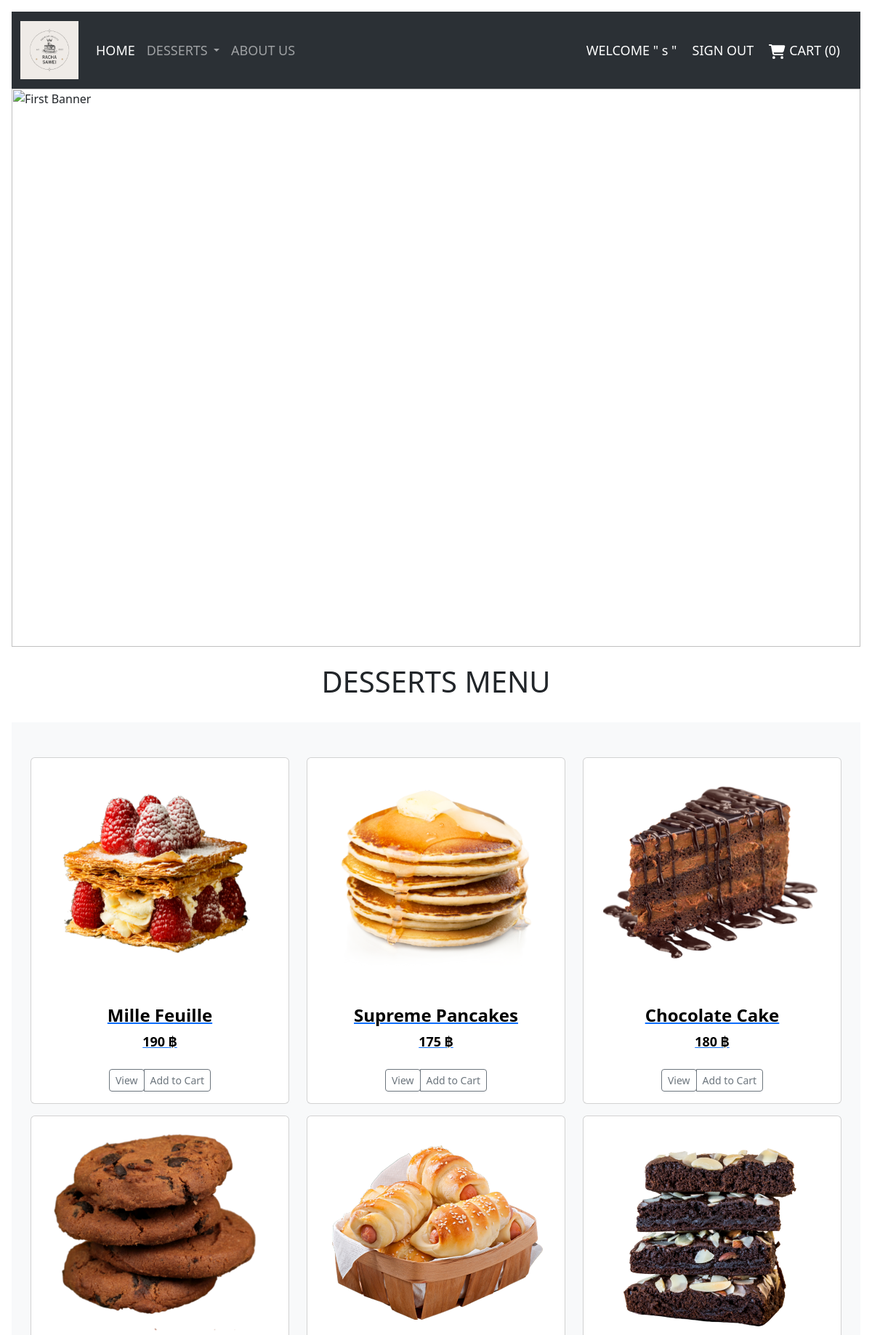
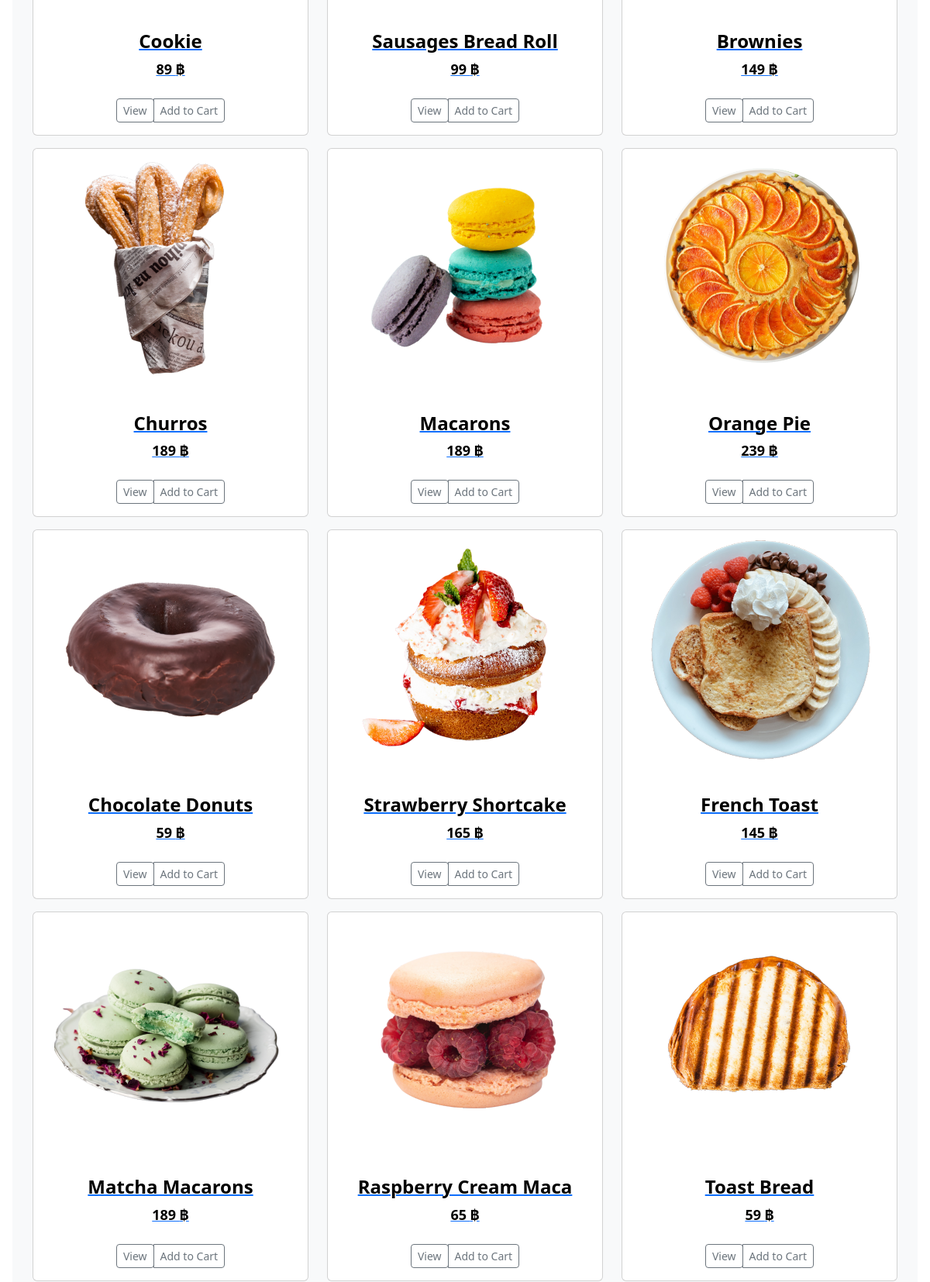
Screenshot of /rachasawei.php (signed in, upper part) with the database file from the repository (2 pictures, top to bottom).
### tables this page shows
CREATE TABLE `menu` (
  `id` int(20) NOT NULL,
  `name_food` varchar(20) NOT NULL,
  `img` text NOT NULL,
  `price` int(10) NOT NULL,
  `details` text NOT NULL
);

### rachasawei.php (the view, shortened to what this page needs)
<?php
include('connect.php');
?>
<html>
<head>
  <link href="https://cdn.jsdelivr.net/npm/bootstrap@5.3.2/dist/css/bootstrap.min.css" rel="stylesheet">
</head>
<body>
  <nav class="navbar bg-dark navbar-expand-lg bg-body-tertiary" data-bs-theme="dark">
    <div class="container-fluid">
      <a class="navbar-brand" href="rachasawei.php"><img class="d-block w-100" src="img/Logo.png" width="80" height="80" alt="Logo"></a>
      <div class="collapse navbar-collapse" id="navbarNav">
        <ul class="navbar-nav">
          <li class="nav-item">
            <a class="nav-link active" aria-current="page" href="rachasawei.php">
              <font size="4.5">HOME</font>
            </a>
          </li>
          <link href="https://cdn.jsdelivr.net/npm/bootstrap@5.3.2/dist/css/bootstrap.min.css" rel="stylesheet">
          <link href="https://getbootstrap.com/docs/5.3/assets/css/docs.css" rel="stylesheet">
          <body class="p-3 m-0 border-0 bd-example m-0 border-0">
            <li class="nav-item dropdown">
              <a class="nav-link dropdown-toggle" data-bs-toggle="dropdown" role="button" aria-expanded="false">
                <font size="4.5">DESSERTS</font>
              </a>
            <li class="nav-item">
            <li class="nav-item">
              <a class="nav-link" href="about us.php">
                <font size="4.5">ABOUT US</font>
              </a>
            </li>
        </ul>
      </div>
    </div>
    <ul class="nav justify-content-end">
      <li class="container-fluid">
        <?php if (isset($_SESSION['user_id'])) { ?>
          <a class="navbar-brand" href="####">
            <font size="4.5">WELCOME " <?php echo $_SESSION['user_name']; ?> "</font>
            <a class="navbar-brand" href="http://localhost/rachasawei/rachasawei.php">
              <font size="4.5">SIGN OUT</font>
              <a class="navbar-brand" href="cart.php">
                <font size="4.5">CART (<?php echo count($_SESSION['cart']) ?>)</font>
              </a>
                      <?php } ?>
                      </a>
                </li>
              </ul>
  </nav>
  <div id="carouselExampleIndicators" class="carousel slide" data-ride="carousel">
    <div class="carousel-inner">
      <div class="carousel-item active">
        <img class="d-block w-100" src="img/Banner1.png" alt="First Banner">
      </div>
    </div>
    <a class="carousel-control-prev" href="#carouselExampleIndicators" role="button" data-slide="prev">
      <span class="carousel-control-prev-icon" aria-hidden="true"></span>
      <span class="sr-only">Previous</span>
    </a>
    <a class="carousel-control-next" href="#carouselExampleIndicators" role="button" data-slide="next">
      <span class="carousel-control-next-icon" aria-hidden="true"></span>
      <span class="sr-only">Next</span>
    </a>
  </div>
  <br>
  <center>
    <h1>DESSERTS MENU</h1>
  </center><br>
  <div class="album py-5 bg-light">
    <div class="container">
      <div class="row">
        <?php
        $query = mysqli_query($con, "SELECT * FROM menu ORDER BY id ASC");
        while ($result = mysqli_fetch_array($query)) {
        ?>
          <div class="col-md-4">
            <div class="card mb-3 box-shadow" while="300" height="300">
              <a href="./menu.php?id=<?= $result['id'] ?>">
                <center><img src="<?= $result['img'] ?>" while="300" height="300" class="resize" /></center>
                <div></div><br />
                <div class="card-body">
                  <center>
                    <h5 class="card-text"><b>
                        <font size="5.5" color="#000000"><?= $result['name_food'] ?></font>
                      </b></h5>
                    <b>
                      <font size="4.5" color="#000000"><?= $result['price'] ?> ฿</font>
                    </b><br><br>
                    <div class="btn-group">
                      <button type="button" class="btn btn-sm btn-outline-secondary">View</button>
                      <a href="add_to_cart.php?id=<?php echo $result['id']; ?>" button type="button" class="btn btn-sm btn-outline-secondary">Add to Cart</a>
                    </div>
                </div>
              </a>
            </div>
          </div>
        <?php } ?>
      </div>
    </div>
  </div>
</body>
</html>

### rachasawei.php (style rules this page uses)
svg { fill: #ffffff }
img.resize { width: 300px; height: 300px; border: 0; }

### rows the page displays
menu: img (picture), name_food "Mille Feuille", price "190"
menu: img (picture), name_food "Supreme Pancakes", price "175"
menu: img (picture), name_food "Chocolate Cake", price "180"
menu: img (picture), name_food "Cookie", price "89"
menu: img (picture), name_food "Sausages Bread Roll", price "99"
menu: img (picture), name_food "Brownies", price "149"
menu: img (picture), name_food "Churros", price "189"
menu: img (picture), name_food "Macarons", price "189"
menu: img (picture), name_food "Orange Pie", price "239"
menu: img (picture), name_food "Chocolate Donuts", price "59"
menu: img (picture), name_food "Strawberry Shortcake", price "165"
menu: img (picture), name_food "French Toast", price "145"
menu: img (picture), name_food "Matcha Macarons", price "189"
menu: img (picture), name_food "Raspberry Cream Maca", price "65"
menu: img (picture), name_food "Toast Bread", price "59"

### other values shown
$_SESSION['user_name'] "s"
count($_SESSION['cart']) "0"
